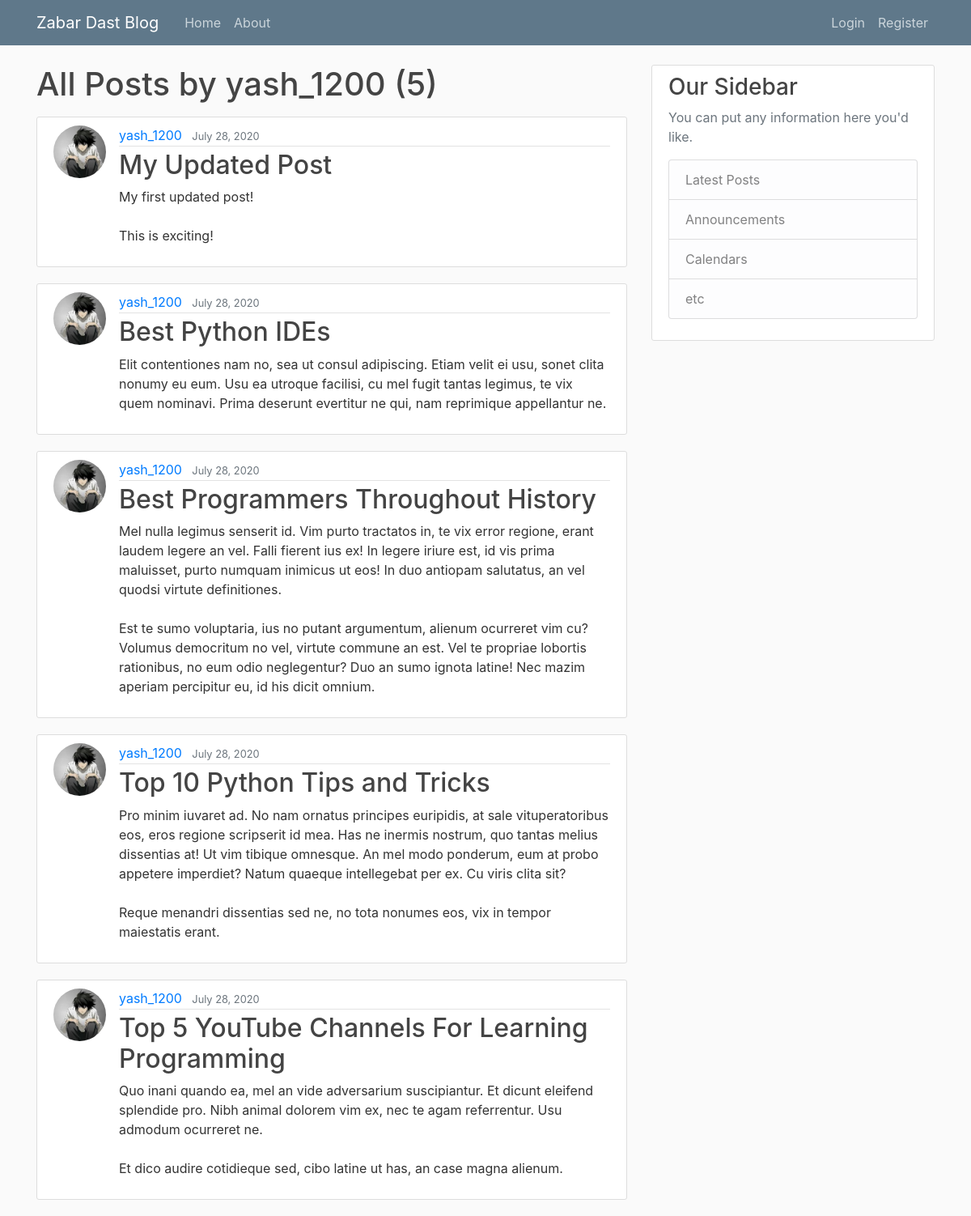
The app's page /user/yash_1200/, older data.
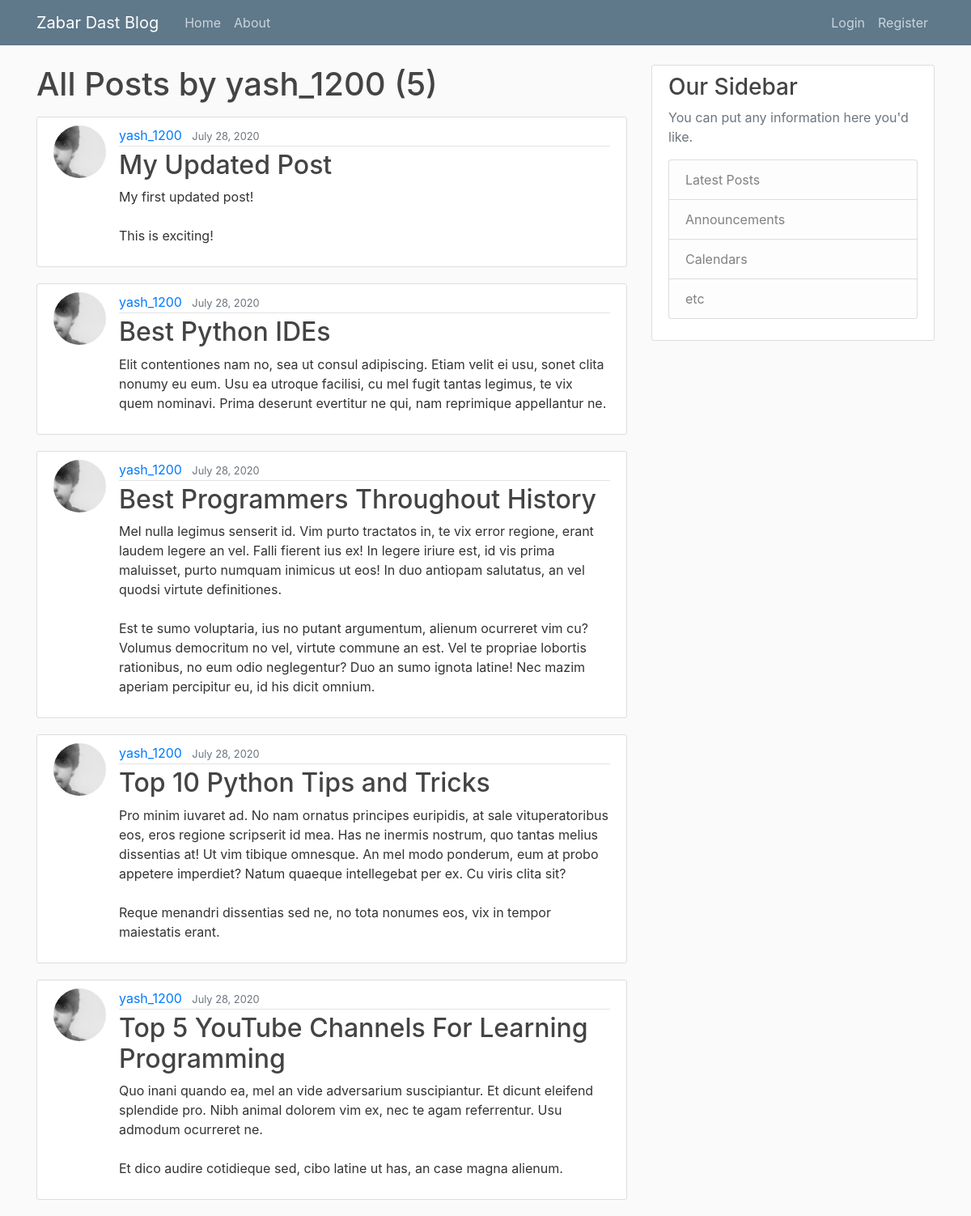
The same page, newer data.
### blog/models.py (models this page shows, shortened)
class Post(models.Model):
	title=models.CharField(max_length=100)
	content = models.TextField()
	date_posted = models.DateTimeField(default=timezone.now)
	author = models.ForeignKey(User, on_delete=models.CASCADE)

### myusers/models.py (models this page shows, shortened)
class Profile(models.Model):
	user = models.OneToOneField(User, on_delete=models.CASCADE)
	image = models.ImageField(default='default.jpg', upload_to = 'profile_pics')

### blog/views.py (the view)
class UserPostListView(ListView):
	model = Post
	template_name = 'blog/user_posts.html'
	context_object_name = 'posts'
	paginate_by=5
	def get_queryset(self):
		user = get_object_or_404(User, username=self.kwargs.get('username'))
		return Post.objects.filter(author=user).order_by('-date_posted')

### blog/templates/blog/user_posts.html (shortened to what this page needs)
{% extends "blog/base.html" %}
{% block content %}
	<h1 class="mb-3">All Posts by {{ view.kwargs.username }} ({{ page_obj.paginator.count }})</h1>
	{% for post in posts %}
		<article class="media content-section">
		  <img class="rounded-circle article-img" src="{{ post.author.profile.image.url }}">
		  <div class="media-body">
		    <div class="article-metadata">
		      <a class="mr-2" href="{% url 'user-posts' post.author.username %}">{{ post.author }}</a>
		      <small class="text-muted">{{ post.date_posted|date:"F d, Y"}}</small>
		    </div>
		    <h2><a class="article-title" href="{% url 'post-detail' post.id %}">{{ post.title }}</a></h2>
		    <p class="article-content">{{ post.content }}</p>
		  </div>
		</article>
	{% endfor %}
{% endblock content %}

Row changes from the older to the newer data that the page shows:
changed through a linked row, Post "My Updated Post": author.profile.image: a different picture
changed through a linked row, Post "Best Python IDEs": author.profile.image: a different picture
changed through a linked row, Post "Best Programmers Throughout History": author.profile.image: a different picture
changed through a linked row, Post "Top 10 Python Tips and Tricks": author.profile.image: a different picture
changed through a linked row, Post "Top 5 YouTube Channels For Learning Programming": author.profile.image: a different picture
